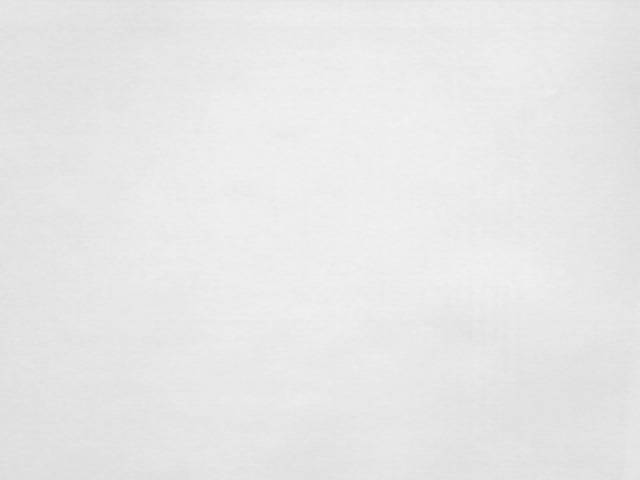
#> input picture Versuch2/data/zzz.png, 640 x 480 px; the run also reads 1 picture not shown here
$ python dead2.py
#> lines starting #> are read from the running program, lines starting #| are printed output that depends on the picture; after the words box and inside, x2 and y2 are one past the last pixel; in counts of white or black regions, pixels touching at a corner belong together
import numpy as np
import cv2

# -------- dead2 -------- #

# Values for dark x & y
cir1 = 1000
cir2 = 1000
# Values for light  x & y
cir3 = 0
cir4 = 0
# actual pixelvalue
value = 0
# highscores
high1 = 1000
high4 = 0

# Bild einlesen
white1 = cv2.imread('data/black2.png', cv2.IMREAD_GRAYSCALE)
#> white1: shape (480, 640); every value is 73
image = cv2.imread("data/zzz.png")
#> image is the input picture: shape (480, 640, 3); min 217, max 242, mean 231.4

# for-Schleife um auf alle 307200 Pixel zuzugreifen
for x in range(0, 480):
    for y in range(0, 640):
        # den aktuellen Pixelwert in value speichern
        value = white1[x, y]
        # dunkelsten x Punkt mit aktuellem Wert überprüfen
        if (value < high1):
            cir1 = x
            cir2 = y
            # falls dunkler neuer Highscore
            high1 = value
        # hellsten x Punkt mit aktuellem Wert überprüfen
        if (value > high4):
            cir3 = x
            cir4 = y
            # falls heller neuer Highscore
            high4 = value
#> after the loop, cir1 = 0; cir2 = 0; cir3 = 0; cir4 = 0; high1 = 73; high4 = 73

# Hellster und Dunkelster Pixel ausgeben
print("Der dunkelste Punkt liegt bei: " + str(cir1) + " " + str(cir2))
#| Der dunkelste Punkt liegt bei: 0 0
print("Der hellste Punkt liegt bei: " + str(cir3) + " " + str(cir4))
#| Der hellste Punkt liegt bei: 0 0

# Kreise bei den dunkelsten bzwh hellsten Pixeln zu machen
cv2.circle(white1, (cir2, cir1), 5, (142, 123, 228), 2)
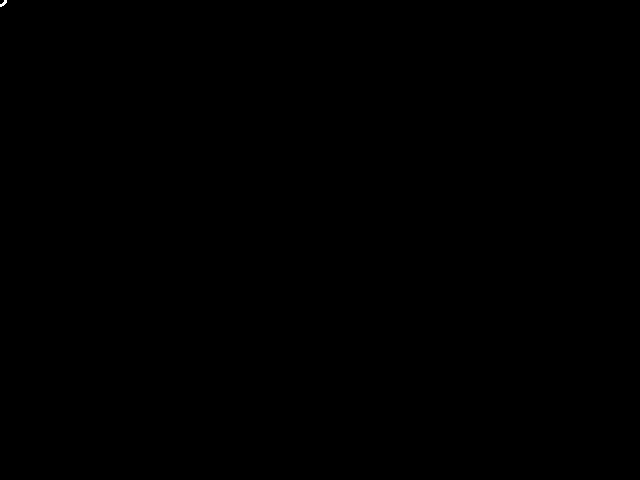
#> white1: shape (480, 640); values 73 (black) and 142 (white), 0.01% white in thin lines or dots, all inside (x1, y1, x2, y2) = (0, 0, 7, 7)
cv2.circle(white1, (cir4, cir3), 5, (46, 179, 66), 2)

# Bild anzeigen und exportieren
cv2.imshow('white1', white1)
cv2.imwrite("zzz2.png", white1)
cv2.waitKey(0)
cv2.destroyAllWindows()
